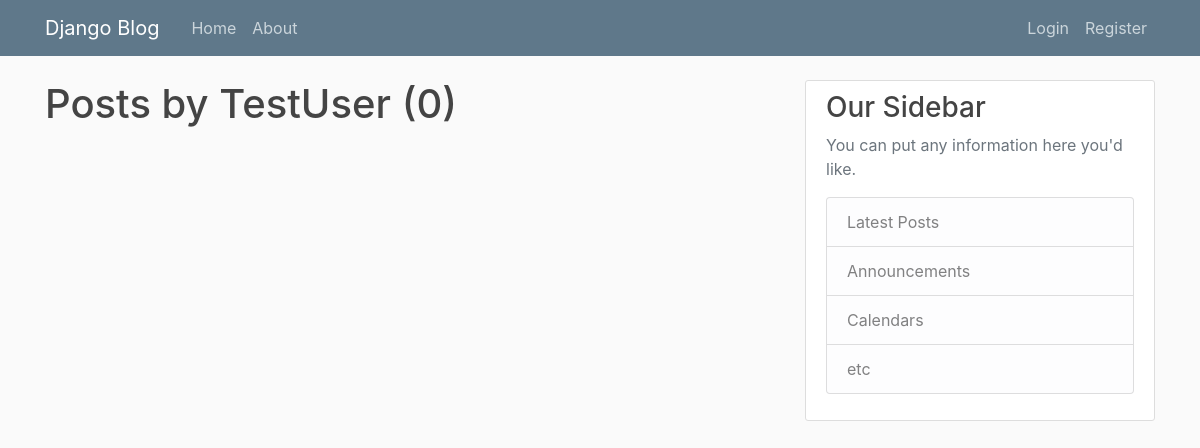
Page /user/TestUser on the earlier database version.
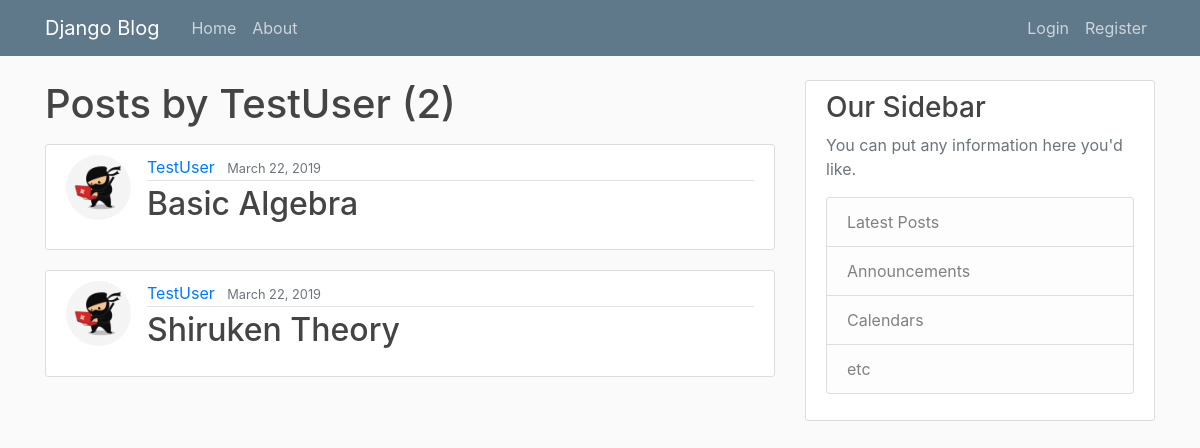
Same page on the later database version.
### blog/models.py (models this page shows, shortened)
class Post(models.Model):
    title = models.CharField(max_length=100)
    details = models.TextField()
    price = models.IntegerField()
    date_posted = models.DateTimeField(default=timezone.now) # Gets timestamp from users timezone settings
    author = models.ForeignKey(User, on_delete=models.CASCADE) #if user deletes account, cascade deltes all of his posts as well

### users/models.py (models this page shows, shortened)
class Profile(models.Model):
    user = models.OneToOneField(User, on_delete=models.CASCADE)
    image = models.ImageField(default='default.jpg', upload_to='profile_pics')
    gradeLevel = models.CharField(max_length=100) #Freshmen, Sophomore, Junior, Senior
    major = models.CharField(max_length=100) #ComputerScience, Chemical Engineering, Bio, etc.

### blog/views.py (the view)
# urls.py: path('user/<str:username>', UserPostListView.as_view(), name='user-posts'),
class UserPostListView(ListView):
	model = Post
	template_name =  'blog/user_posts.html'
	context_object_name = 'posts'
	paginate_by = 5
	def get_queryset(self):
		 user = get_object_or_404(User, username=self.kwargs.get('username'))
		 return Post.objects.filter(author=user).order_by('-date_posted')

### blog/templates/blog/user_posts.html (shortened to what this page needs)
{% extends "blog/base.html" %} {% block content %}
<h1 class="mb-3">Posts by {{ view.kwargs.username }} ({{ page_obj.paginator.count }})</h1>
{% for post in posts %}
<article class="media content-section">
    <img class="rounded-circle article-img" src="{{ post.author.profile.image.url }}">
    <div class="media-body">
        <div class="article-metadata">
            <a class="mr-2" href="{% url 'user-posts' post.author.username %}">{{ post.author }}</a>
            <small class="text-muted">{{ post.date_posted|date:"F d, Y" }}</small>
        </div>
        <h2><a class="article-title" href="{% url 'post-detail' post.id %}">{{ post.title }}</a></h2>
    </div>
</article>
{% endfor %}  {% endblock content %}

Differences in the rows shown:
added Post: author.profile.image (placeholder picture), author "TestUser", date_posted "March 22, 2019", title "Basic Algebra"
added Post: author.profile.image (placeholder picture), author "TestUser", date_posted "March 22, 2019", title "Shiruken Theory"
Other differences:
{{ page_obj.paginator.count }}: "0" → "2"
